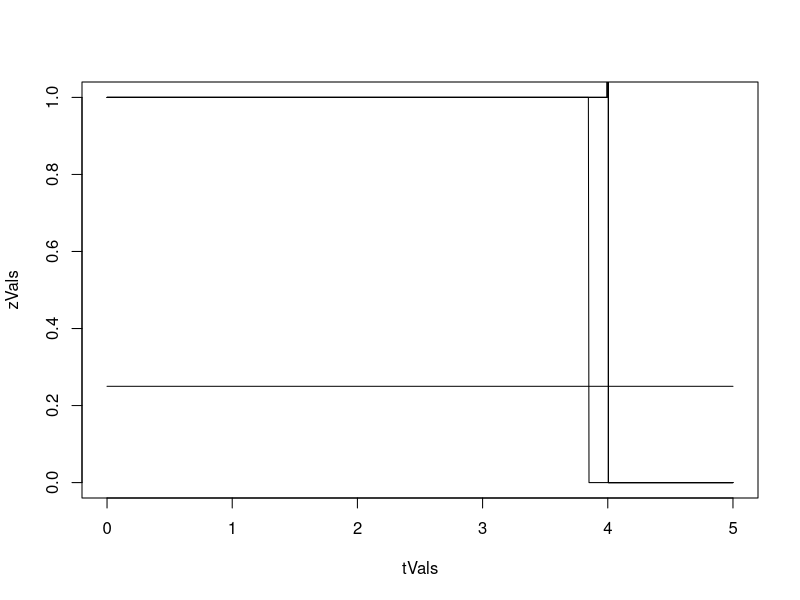
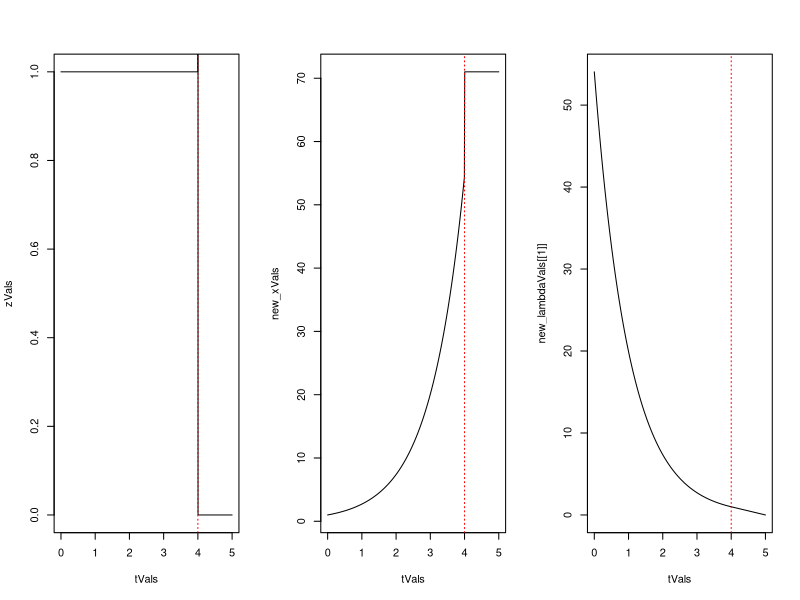

The R script that drew these images, in order:
### Gregor Siegmund ###
### gs589@cornell.edu ###
## Based on Kamien and Schwartz p 205 ###

# clear history
rm(list=ls(all=TRUE))

# load deSolve
library(deSolve)
library(compiler)

###########################################################
# Starting conditions for ODEs and optimizer 
###########################################################
# initial conditions
x0 = 1

# time steps
nt = 1001
Tfinal = 5

## time steps for ODE
tVals=seq(0,Tfinal,length=nt) # evaluation points 

### Starting point: initial guess at the optimal control 
zVals = rep(.25,nt)

## parameters in ODE
parmsA=c(r=1);

###########################################################
# ODE for state variables x
###########################################################
## The control u(t) must be an externally defined function [uFunc(t)]
derivs = numeric(1)
forward <- function(t, y, parms, f1, ...) {
  
  # state variables
  y = y[1]
  
  # control function calculated by f1 at different time points
  zt <- f1(t)
  
  # parameters
  r = parms[1]

  derivs[1] = zt*r*y

  return(list(derivs))
}
forward = cmpfun(forward)

###########################################################
# ODE for adjoint variables lambda
###########################################################
## The state x(t) must be an externally defined function [xFunc(t)]
derivs = numeric(1)
backward = function(t,y,parms,f1,f2, s1, s2,s3,s4) {
  
  lambda1=y[1];

  zt = f1(t);

  r = parms[1]
  
  derivs[1] = -((1-zt)*r+lambda1*zt*r)

  return(list(derivs))
}
backward = cmpfun(backward)

###########################################################
# use this if wanting to plot distribution of season length
###########################################################

## uncomment to plot running update of controls
plot(tVals,zVals,type='n',ylim=c(0,1))
lines(tVals,zVals,lty='solid')

###########################################################
# Forward backward sweep
###########################################################
counter = 0
stop_criteria = 1

grad_p <- grad_q <-matrix(NA,nrow=nt,ncol=100)

while(stop_criteria > 1e-5){
#  for(i in 1:100){

# interpolate control functions
zFunc=approxfun(tVals,zVals,rule=2); 

# Using current u(t) solve forward for new x(t)
out = ode(x0,tVals,forward,parms=parmsA, atol = 1e-7, f1 = zFunc); 
new_xVals = out[,c(2)]; 

# Using current u(t) and x(t), solve backwards for new lambda(t) 
out = ode(c(0),rev(tVals),backward,parms=parmsA ,atol = 1e-7,  f1 = zFunc, method="euler");
new_lambdaVals = list(rev(out[,2]) );

# # update control using gradient, first p then q
# switch_z = -parmsA[1]*new_xVals+new_lambdaVals[[1]]*parmsA[1]*new_xVals;
# new_zVals = zVals + 0.025*switch_z;
# new_zVals[new_zVals<0]=0;
# new_zVals[new_zVals>1]=1;

# # update control using KT conditions
new_zVals = zVals
new_zVals[new_lambdaVals[[1]]==1]=-parmsA[1]*new_xVals+new_lambdaVals[[1]]*parmsA[1]*new_xVals;
new_zVals[new_lambdaVals[[1]]>1]=1
new_zVals[new_lambdaVals[[1]]<1]=0

delta = abs(zVals - new_zVals);
zVals = new_zVals;

# check for exiting while statement
stop_criteria = max(delta);

lines(tVals,zVals,lty='solid')

counter = counter + 1;
}

# calculate optimal switch
tStar = (parmsA[1]*Tfinal-1)/parmsA[1]


par(mfrow=c(1,3))
## uncomment to plot running update of controls
plot(tVals,zVals,type='n',ylim=c(0,1))
lines(tVals,zVals,lty='solid')
abline(v=tStar,col='red',lty='dotted')

plot(tVals,new_xVals,type='l')
abline(v=tStar,col='red',lty='dotted')

plot(tVals,new_lambdaVals[[1]],type='l')
abline(v=tStar,col='red',lty='dotted')

print(counter)
